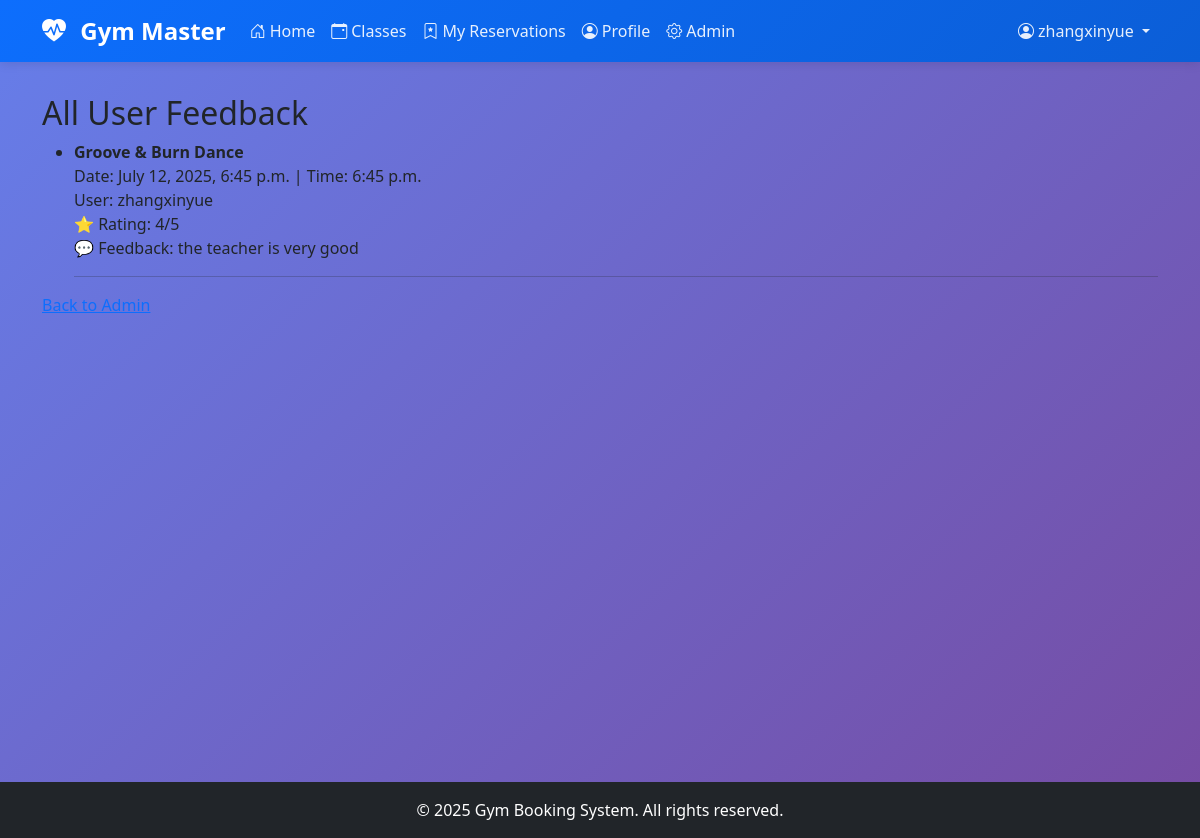
/all-feedback/ (signed in), run on an earlier commit of the app's database.
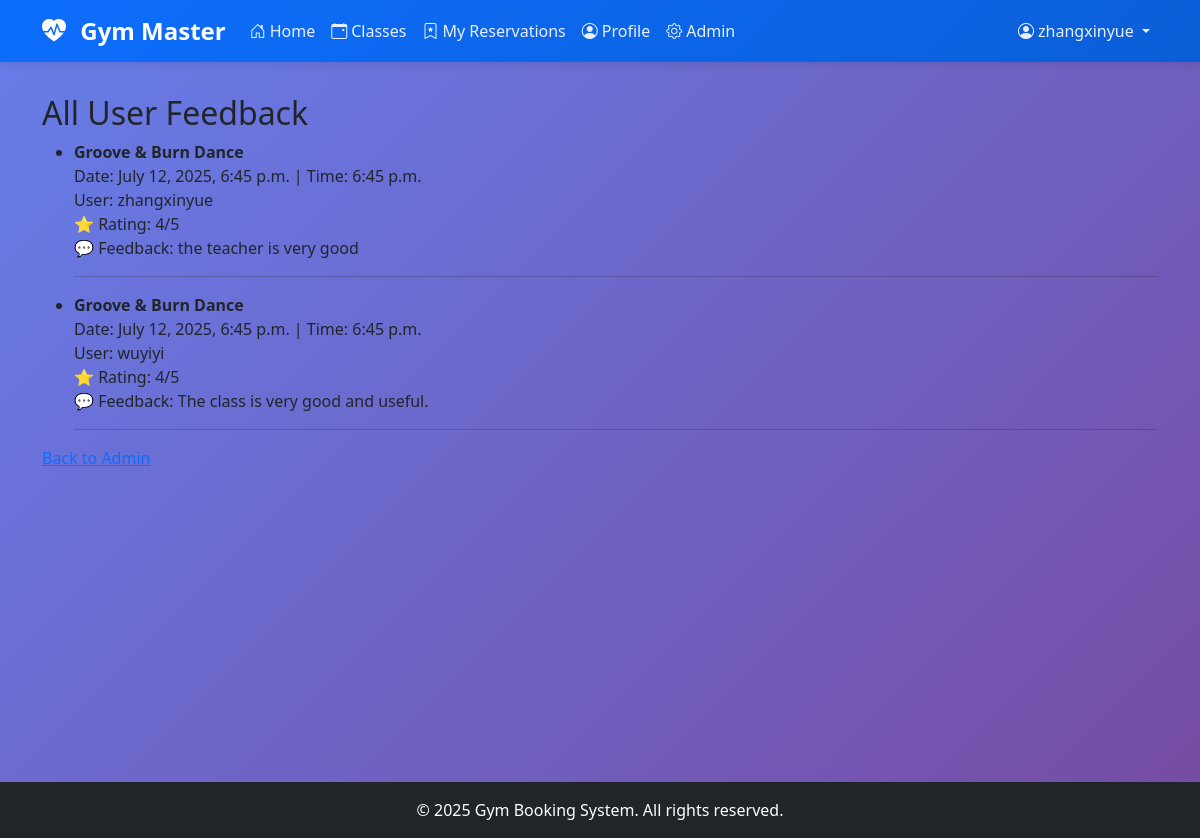
And on a later commit of the database.
### booking/models.py (models this page shows, shortened)
class Reservation(models.Model):
    user = models.ForeignKey(User, on_delete=models.CASCADE)
    fitness_class = models.ForeignKey('FitnessClass', on_delete=models.CASCADE)
    timestamp = models.DateTimeField(auto_now_add=True)
    rating = models.IntegerField(null=True, blank=True)
    feedback = models.TextField(null=True, blank=True)

class FitnessClass(models.Model):
    name = models.CharField(max_length=100)
    description = models.TextField()
    date = models.DateTimeField()
    time = models.TimeField()
    duration = models.IntegerField(help_text="Duration in minutes")
    instructor = models.CharField(max_length=100)
    max_capacity = models.PositiveIntegerField()  # No default, admin must set
    image = models.ImageField(upload_to='class_images/', blank=True, null=True)
    post_class_summary = models.TextField(blank=True, null=True)
    intro_video = models.FileField(upload_to='intro_videos/', blank=True, null=True)
    CLASS_TYPES = [
        ('muscle_gain', 'Muscle Gain'),
        ('flexibility', 'Flexibility'),
        ('weight_loss', 'Weight Loss'),
        ('general_fitness', 'General Fitness'),
    ]
    class_type = models.CharField(max_length=20, choices=CLASS_TYPES, default='weight_loss')
    location = models.CharField(max_length=200, blank=True, null=True)

### booking/views.py (the view)
# urls.py: path('all-feedback/', views.view_all_feedback, name='all_feedback'),
@staff_member_required  # Only admin can access feedback
def view_all_feedback(request):
    feedbacks = Reservation.objects.filter(rating__isnull=False).order_by('-fitness_class__date', '-fitness_class__time')
    return render(request, 'booking/all_feedback.html', {'feedbacks': feedbacks})

### booking/templates/booking/all_feedback.html
{% extends 'booking/base.html' %}
{% block content %}
<h2>All User Feedback</h2>
{% if feedbacks %}
<ul>
    {% for r in feedbacks %}
    <li>
        <strong>{{ r.fitness_class.name }}</strong> <br>
        Date: {{ r.fitness_class.date }} | Time: {{ r.fitness_class.time }} <br>
        User: {{ r.user.username }} <br>
        ⭐ Rating: {{ r.rating }}/5 <br>
        💬 Feedback: {{ r.feedback|default:"(No feedback written)" }} <br>
    </li>
    <hr>
    {% endfor %}
</ul>
{% else %}
<p>No feedback has been submitted yet.</p>
{% endif %}
<a href="{% url 'admin:index' %}">Back to Admin</a>
{% endblock %}

What changed in the data, as far as the page shows it:
added Reservation: fitness_class.name "Groove & Burn Dance", fitness_class "July 12, 2025, 6:45 p.m.", fitness_class.time "6:45 p.m.", user.username "wuyiyi", rating "4", feedback "The class is very good and useful."
